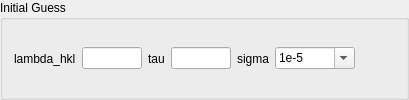
                     <widget class="QGroupBox" name="groupBox_6">
                      <property name="title">
                       <string>Initial Guess</string>
                      </property>
                      <layout class="QHBoxLayout" name="horizontalLayout_15">
                       <item>
                        <widget class="QLabel" name="label_20">
                         <property name="text">
                          <string>lambda_hkl</string>
                         </property>
                        </widget>
                       </item>
                       <item>
                        <widget class="QLineEdit" name="kropff_bragg_peak_ldahkl_init">
                         <property name="minimumSize">
                          <size>
                           <width>60</width>
                           <height>0</height>
                          </size>
                         </property>
                         <property name="maximumSize">
                          <size>
                           <width>60</width>
                           <height>16777215</height>
                          </size>
                         </property>
                        </widget>
                       </item>
                       <item>
                        <widget class="QLabel" name="label_21">
                         <property name="text">
                          <string>tau</string>
                         </property>
                        </widget>
                       </item>
                       <item>
                        <widget class="QLineEdit" name="kropff_bragg_peak_tau_init">
                         <property name="minimumSize">
                          <size>
                           <width>60</width>
                           <height>0</height>
                          </size>
                         </property>
                         <property name="maximumSize">
                          <size>
                           <width>60</width>
                           <height>16777215</height>
                          </size>
                         </property>
                        </widget>
                       </item>
                       <item>
                        <widget class="QLabel" name="label_22">
                         <property name="text">
                          <string>sigma</string>
                         </property>
                        </widget>
                       </item>
                       <item>
                        <widget class="QComboBox" name="kropff_bragg_peak_sigma_comboBox">
                         <property name="minimumSize">
                          <size>
                           <width>80</width>
                           <height>0</height>
                          </size>
                         </property>
                         <property name="maximumSize">
                          <size>
                           <width>80</width>
                           <height>16777215</height>
                          </size>
                         </property>
                         <property name="editable">
                          <bool>true</bool>
                         </property>
                         <item>
                          <property name="text">
                           <string>1e-5</string>
                          </property>
                         </item>
                         <item>
                          <property name="text">
                           <string>1e-6</string>
                          </property>
                         </item>
                         <item>
                          <property name="text">
                           <string>1e-7</string>
                          </property>
                         </item>
                        </widget>
                       </item>
                       <item>
                        <spacer name="horizontalSpacer_11">
                         <property name="orientation">
                          <enum>Qt::Horizontal</enum>
                         </property>
                         <property name="sizeHint" stdset="0">
                          <size>
                           <width>40</width>
                           <height>20</height>
                          </size>
                         </property>
                        </spacer>
                       </item>
                      </layout>
                     </widget>
